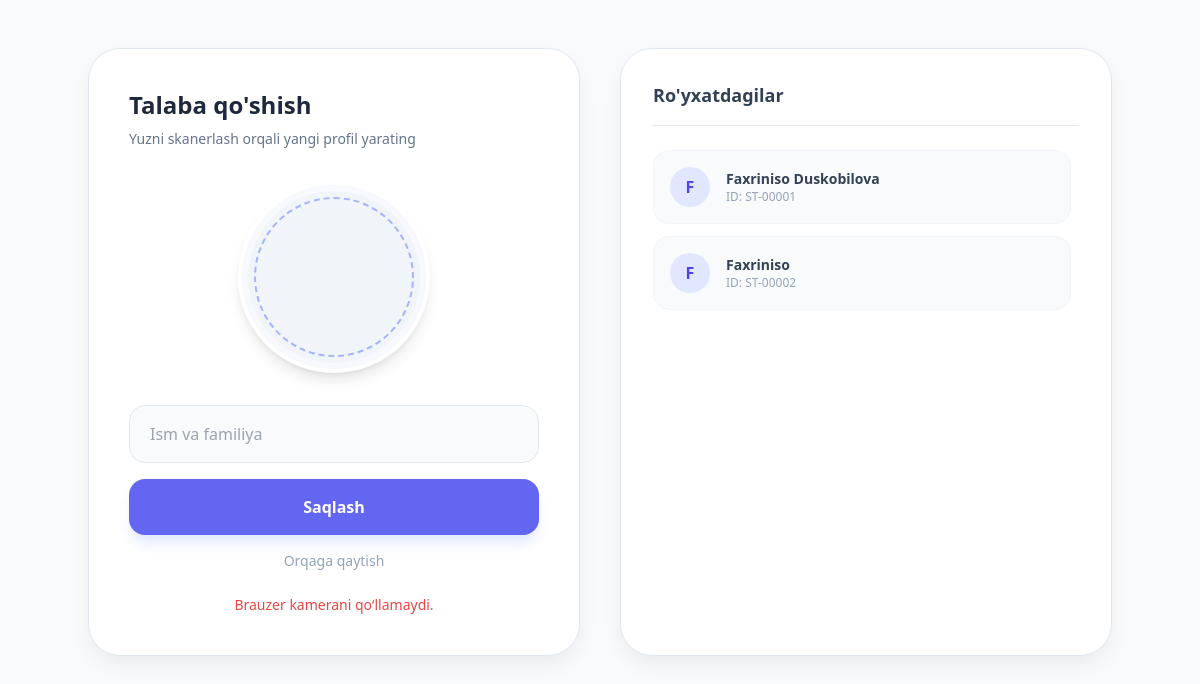
Page /register/ on the earlier database version.
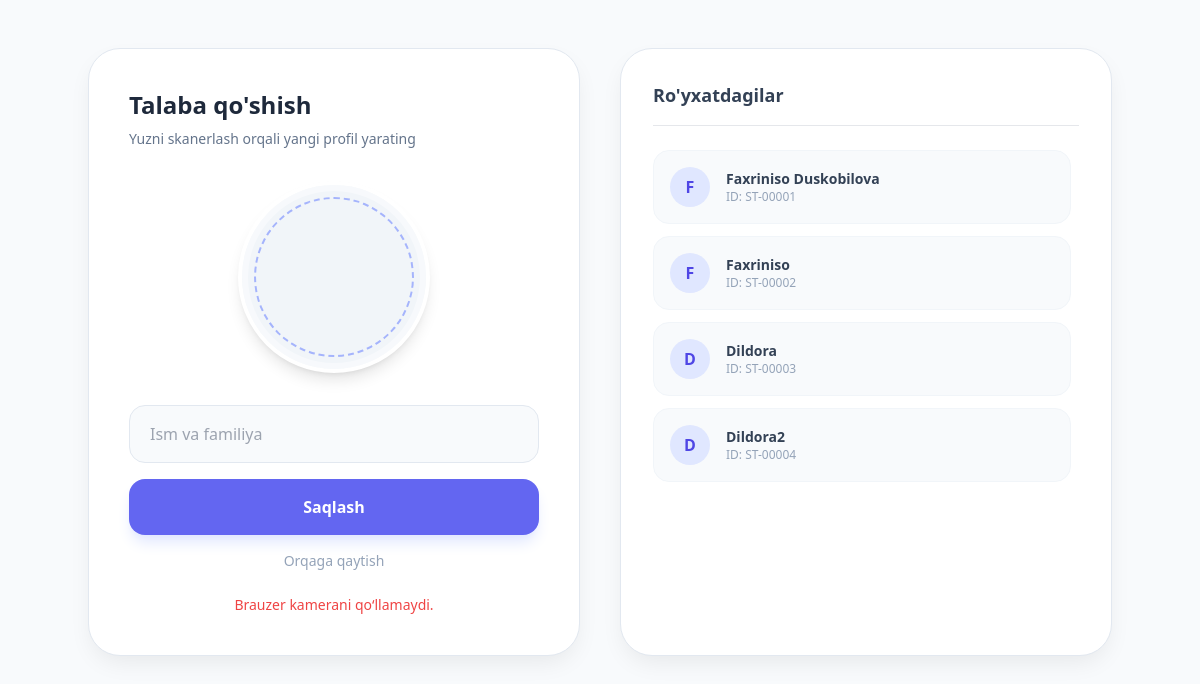
Same page on the later database version.
### portal/models.py (models this page shows, shortened)
class Student(models.Model):
    name = models.CharField(max_length=100, unique=True)
    sid = models.CharField(max_length=20, unique=True)
    image_file = models.CharField(max_length=255)
    created_at = models.DateTimeField(auto_now_add=True)

### portal/views.py (the view)
# urls.py: path('register/', views.register_page, name='register'),
def register_page(request):
    students = Student.objects.all().order_by('id')
    return render(request, 'register.html', {'students': students})

### templates/register.html (shortened to what this page needs)
<!DOCTYPE html>
<html lang="uz">
<head>
    <script src="https://cdn.tailwindcss.com"></script>
</head>
<body class="p-6 md:p-12">
    <div class="max-w-5xl mx-auto grid grid-cols-1 lg:grid-cols-2 gap-10">
        <div class="card p-8 md:p-10">
            <h1 class="text-2xl font-bold text-slate-800 mb-2">Talaba qo'shish</h1>
            <p class="text-slate-500 mb-8 text-sm">Yuzni skanerlash orqali yangi profil yarating</p>
            <div class="relative w-48 h-48 mx-auto mb-8 border-4 border-white shadow-lg rounded-full overflow-hidden bg-slate-100">
                <video id="video" class="w-full h-full object-cover scale-x-[-1]" autoplay muted playsinline></video>
            </div>
            <div class="space-y-4">
                <input
                    type="text"
                    id="name"
                    placeholder="Ism va familiya"
                    class="w-full px-5 py-4 bg-slate-50 border border-slate-200 rounded-2xl focus:ring-2 focus:ring-blue-400 outline-none transition-all"
                >
                <button
                    type="button"
                    onclick="saveStudent()"
                    class="w-full py-4 bg-indigo-500 hover:bg-indigo-600 text-white rounded-2xl font-bold shadow-lg shadow-indigo-100 transition"
                >
                    Saqlash
                </button>
                <a
                    href="{% url 'login' %}"
                    class="block text-center text-slate-400 text-sm hover:text-slate-600 transition-colors"
                >
                    Orqaga qaytish
                </a>
            </div>
            <div id="statusBox" class="mt-6 text-center text-sm text-slate-500 font-medium">
            </div>
        </div>
        <div class="card p-8">
            <h2 class="text-lg font-bold mb-6 text-slate-700 border-b pb-4">Ro'yxatdagilar</h2>
            <div class="space-y-3 overflow-y-auto max-h-[400px] pr-2">
                {% for student in students %}
                <div class="flex items-center gap-4 p-4 rounded-2xl bg-slate-50 border border-slate-100">
                    <div class="w-10 h-10 bg-indigo-100 text-indigo-600 rounded-full flex items-center justify-center font-bold">
                        {{ student.name|slice:":1" }}
                    </div>
                    <div>
                        <p class="font-bold text-slate-700 text-sm">{{ student.name }}</p>
                        <p class="text-xs text-slate-400">ID: {{ student.sid }}</p>
                    </div>
                </div>
                {% empty %}
                <p class="text-center text-slate-400 py-10">Hozircha hech kim yo'q</p>
                {% endfor %}
            </div>
        </div>
    </div>
</body>
</html>

### templates/register.html (style rules this page uses)
body { background-color: #f8fafc; color: #334155; }
.card { background: white; border: 1px solid #e2e8f0; border-radius: 2rem; box-shadow: 0 10px 25px -5px rgba(0,0,0,0.08); }

Differences in the rows shown:
added Student: name "D", name "Dildora", sid "ST-00003"
added Student: name "D", name "Dildora2", sid "ST-00004"
